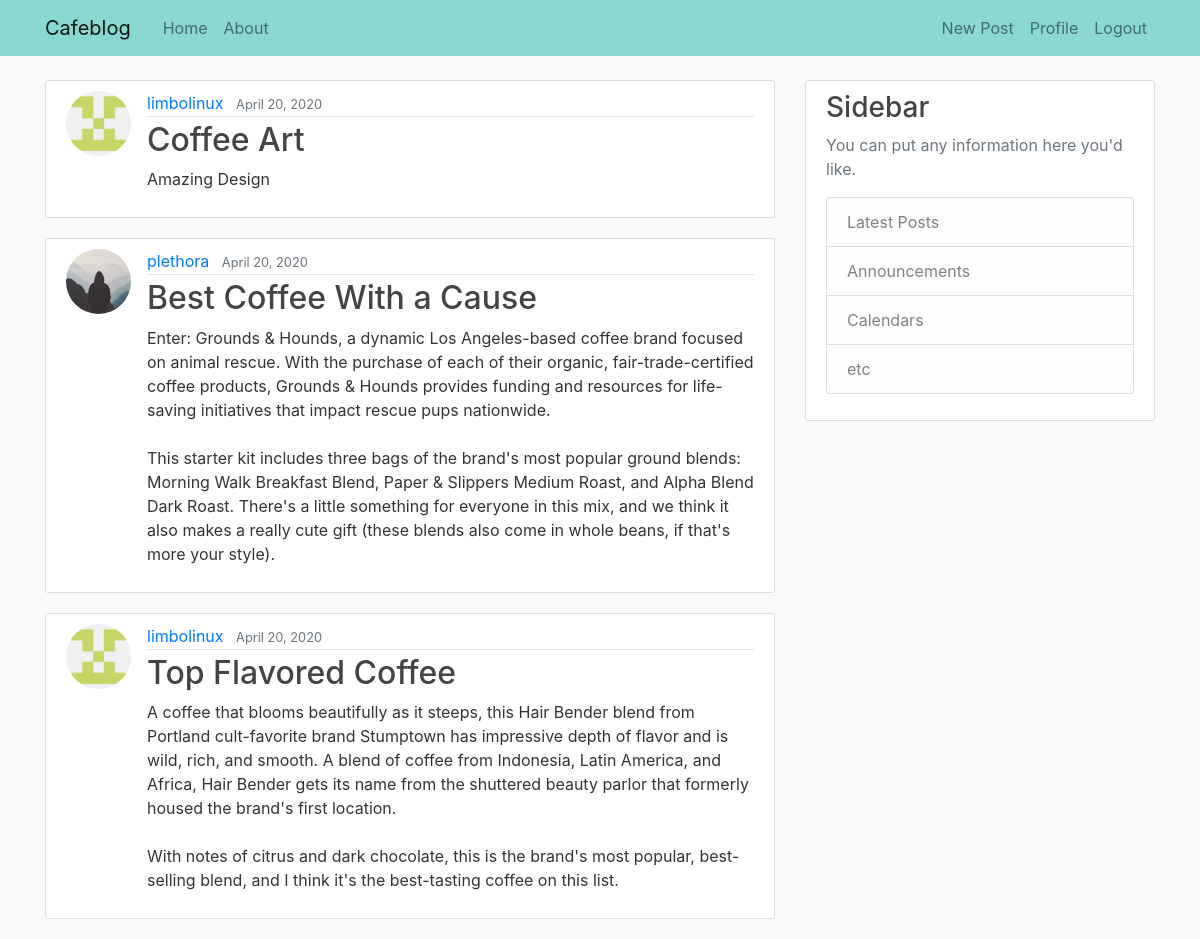
/ (signed in), run on the app's committed database.
### blog/models.py (models this page shows, shortened)
class Post(models.Model):
    title = models.CharField(max_length=100)
    content = models.TextField()
    date_posted = models.DateTimeField(default=timezone.now)
    author = models.ForeignKey(User, on_delete=models.CASCADE)
    image = models.ImageField(default='default.jpg', upload_to='blog_images')

### users/models.py (models this page shows, shortened)
class Profile(models.Model):
    user = models.OneToOneField(User, on_delete=models.CASCADE)
    image = models.ImageField(default='default.jpg', upload_to='profile_pics')

### blog/views.py (the view)
# urls.py: path('', PostListView.as_view(), name='blog-home'),
class PostListView(ListView):
    model = Post
    template_name = 'blog/home.html' # <app>/<model>_<viewtype>.html
    context_object_name = 'posts'
    ordering = ['-date_posted']

### blog/templates/blog/home.html
{% extends "blog/base.html" %}
{% block content %}
    {% for post in posts %}
        <article class="media content-section">
          <img class="rounded-circle article-img" src="{{ post.author.profile.image.url }}">
          <div class="media-body">
            <div class="article-metadata">
              <a class="mr-2" href="#">{{ post.author }}</a>
              <small class="text-muted">{{ post.date_posted|date:"F d, Y" }}</small>
            </div>
            <h2><a class="article-title" href="{% url 'post-detail' post.id %}">{{ post.title }}</a></h2>
            <p class="article-content">{{ post.content }}</p>
          </div>
        </article>
    {% endfor %}
{% endblock content %}

### blog/static/blog/main.css (style rules this page uses)
body { background: #fafafa; color: #333333; margin-top: 5rem; }
h1, h2, h3, h4, h5, h6 { color: #444444; }
.content-section { background: #ffffff; padding: 10px 20px; border: 1px solid #dddddd; border-radius: 3px; margin-bottom: 20px; }
.article-title { color: #444444; }
.article-content { white-space: pre-line; }
.article-img { height: 65px; width: 65px; margin-right: 16px; }
.article-metadata { padding-bottom: 1px; margin-bottom: 4px; border-bottom: 1px solid #e3e3e3 }

### data on the page
Post: author.profile.image (picture), author "limbolinux", date_posted "April 20, 2020", title "Coffee Art", content "Amazing Design"
Post: author.profile.image (placeholder picture), author "plethora", date_posted "April 20, 2020", title "Best Coffee With a Cause", content "Enter: Grounds & Hounds, a dynamic Los Angeles-based coffee brand focused on animal rescue. With the purchase of each of their organic, fair-trade-certified coffee products, Grounds & Hounds provides funding and resources for life-saving initiatives that impact rescue pups nationwide. This starter kit includes three bags of the brand's most popular ground blends: Morning Walk Breakfast Blend, Paper & Slippers Medium Roast, and Alpha Blend Dark Roast. There's a little something for everyone in this mix, and we think it also makes a really cute gift (these blends also come in whole beans, if that's more your style)."
Post: author.profile.image (picture), author "limbolinux", date_posted "April 20, 2020", title "Top Flavored Coffee", content "A coffee that blooms beautifully as it steeps, this Hair Bender blend from Portland cult-favorite brand Stumptown has impressive depth of flavor and is wild, rich, and smooth. A blend of coffee from Indonesia, Latin America, and Africa, Hair Bender gets its name from the shuttered beauty parlor that formerly housed the brand's first location. With notes of citrus and dark chocolate, this is the brand's most popular, best-selling blend, and I think it's the best-tasting coffee on this list."
